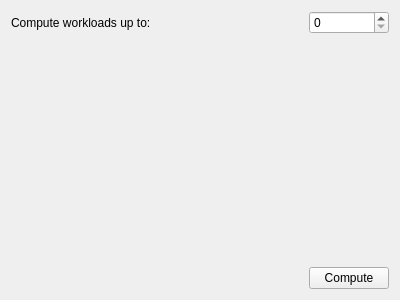
<ui version="4.0" >
 <class>WHWorkloadWidget</class>
 <widget class="QWidget" name="WHWorkloadWidget" >
  <property name="geometry" >
   <rect>
    <x>0</x>
    <y>0</y>
    <width>400</width>
    <height>300</height>
   </rect>
  </property>
  <property name="windowTitle" >
   <string>Form</string>
  </property>
  <layout class="QGridLayout" >
   <item row="0" column="0" >
    <widget class="QLabel" name="label" >
     <property name="text" >
      <string>Compute workloads up to:</string>
     </property>
    </widget>
   </item>
   <item row="0" column="1" >
    <spacer>
     <property name="orientation" >
      <enum>Qt::Horizontal</enum>
     </property>
     <property name="sizeHint" >
      <size>
       <width>40</width>
       <height>20</height>
      </size>
     </property>
    </spacer>
   </item>
   <item row="0" column="2" >
    <widget class="QSpinBox" name="upTo" />
   </item>
   <item row="1" column="2" >
    <spacer>
     <property name="orientation" >
      <enum>Qt::Vertical</enum>
     </property>
     <property name="sizeHint" >
      <size>
       <width>20</width>
       <height>40</height>
      </size>
     </property>
    </spacer>
   </item>
   <item row="2" column="0" colspan="2" >
    <spacer>
     <property name="orientation" >
      <enum>Qt::Horizontal</enum>
     </property>
     <property name="sizeHint" >
      <size>
       <width>40</width>
       <height>20</height>
      </size>
     </property>
    </spacer>
   </item>
   <item row="2" column="2" >
    <widget class="QPushButton" name="computeButton" >
     <property name="text" >
      <string>Compute</string>
     </property>
    </widget>
   </item>
  </layout>
 </widget>
 <resources/>
 <connections/>
</ui>
